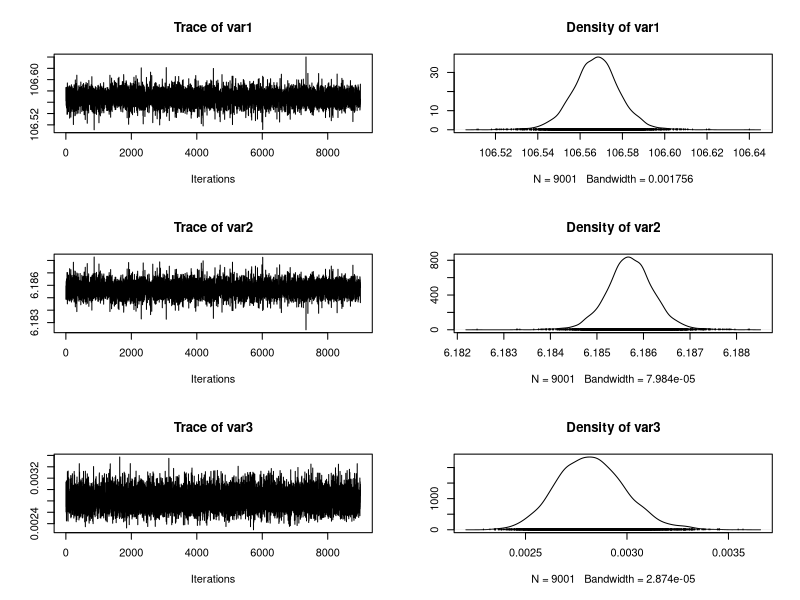

Write R code to recreate this figure.
# Data
ni = 30 # nombres de lignes (rats)
nj = 5 # nombres de colonnes (jours)

y = structure(c(151, 145, 147, 155, 135, 159, 141, 159, 177, 134, 160, 143, 154, 171, 163, 160, 
                142, 156, 157, 152, 154, 139, 146, 157, 132, 160, 169, 157, 137, 153, 199, 199, 
                214, 200, 188, 210, 189, 201, 236, 182, 208, 188, 200, 221, 216, 207, 187, 203, 
                212, 203, 205, 190, 191, 211, 185, 207, 216, 205, 180, 200, 246, 249, 263, 237, 
                230, 252, 231, 248, 285, 220, 261, 220, 244, 270, 242, 248, 234, 243, 259, 246, 
                253, 225, 229, 250, 237, 257, 261, 248, 219, 244, 283, 293, 312, 272, 280, 298, 
                275, 297, 350, 260, 313, 273, 289, 326, 281, 288, 280, 283, 307, 286, 298, 267, 
                272, 285, 286, 303, 295, 289, 258, 286, 320, 354, 328, 297, 323, 331, 305, 338, 
                376, 296, 352, 314, 325, 358, 312, 324, 316, 317, 336, 321, 334, 302, 302, 323, 
                331, 345, 333, 316, 291, 324), 
              .Dim = c(ni, nj))

colnames(y) = c("Jour 8", "Jour 15", "Jour 22", "Jour 29", "Jour 36")

x = c(8.0, 15.0, 22.0, 29.0, 36.0)
xbar = 22.0

Gibbs = function(nchain, data){
  
  ni = nrow(data)
  nj = ncol(data)
  
  x = c(8.0, 15.0, 22.0, 29.0, 36.0)
  xbar = 22.0
  
  # État initial suggéré par les auteurs
  alpha = c(250, 250, 250, 250, 250, 250, 250, 250, 250, 250, 250, 250, 250, 250, 250, 250, 
            250, 250, 250, 250, 250, 250, 250, 250, 250, 250, 250, 250, 250, 250)
  beta = c(6, 6, 6, 6, 6, 6, 6, 6, 6, 6, 6, 6, 6, 6, 6, 6, 6, 6, 6, 6, 6, 6, 6, 6, 6, 6, 6, 6, 
           6, 6)
  alpha.c = 150
  beta.c = 10
  sigma.c = 1
  alpha.sigma = 1
  beta.sigma = 1
  
  alpha0 = alpha.c - xbar * beta.c
  
  init = c(alpha0, alpha.c, beta.c, alpha.sigma, beta.sigma, sigma.c, alpha, beta)
  
  # Début de la chaîne
  chain = matrix(NA, nchain + 1, 66)
  chain[1,] = init
  for (k in 1:nchain){
    # Mise à jour de alpha.c
    mean = (1000**2 * sum(alpha))/(alpha.sigma**2 + ni * 1000**2)
    sd = (1000**2 * alpha.sigma**2)/(alpha.sigma**2 + ni * 1000**2)
    
    alpha.c = rnorm(1, mean, sd)
    
    # Mise à jour de beta.c
    mean = (1000**2 * sum(beta))/(beta.sigma**2 + ni * 1000**2)
    sd = (1000**2 * beta.sigma**2)/(beta.sigma**2 + ni * 1000**2)
    
    beta.c = rnorm(1, mean, sd)
    
    # Mise à jour de alpha.sigma
    a = 0.001 + ni / 2
    b = (2 * 0.001 + sum((alpha - alpha.c)**2))/2
    
    alpha.sigma = 1/sqrt(rgamma(1, a, 1/b))
    
    # Mise à jour de beta.sigma
    a = 0.001 + ni / 2
    b = (2 * 0.001 + sum((beta - beta.c)**2))/2
      
    beta.sigma = 1/sqrt(rgamma(1, a, 1/b))
      
    # Mise à jour de sigma.c
    a = 0.001 + ni * nj / 2
    tot = 0
    for (i in 1:ni){
      for (j in 1:nj){
        s = (data[i,j] - alpha[i] - beta[i]*(x[j] - xbar))**2
        tot = tot + s
      }
    }
    b = (2 * 0.001 + tot)/2
    
    sigma.c = 1/sqrt(rgamma(1, a, 1/b))
    
    # Mise à jour de alpha
    for (i in 1:ni){
      mean = (alpha.c * sigma.c**2 + alpha.sigma**2 * sum(data[i,] - beta[i]*(x - xbar))) / 
        (sigma.c**2 + nj * alpha.sigma**2)
      sd = (alpha.sigma**2 * sigma.c**2) / (sigma.c**2 + nj * alpha.sigma**2)
        
      alpha[i] = rnorm(1, mean, sd)
    }
    
    # Mise à jour de beta
    for (i in 1:ni){
      mean = (beta.c * sigma.c**2 + beta.sigma**2 * sum((x - xbar) * (data[i,] - alpha[i]))) / 
        (sigma.c**2 + sum((x - xbar)**2) * beta.sigma**2)
      sd = (beta.sigma**2 * sigma.c**2) / (sigma.c**2 + sum((x - xbar)**2) * beta.sigma**2)
      
      beta[i] = rnorm(1, mean, sd)
    }
    
    # Mise à jour de alpha0
    alpha0 = alpha.c - xbar * beta.c
    
    # Mise à jour de la chaîne
    chain[k+1,] = c(alpha0, alpha.c, beta.c, alpha.sigma, beta.sigma, sigma.c, alpha, beta)
  }
  return(chain)
}

# 
chain = Gibbs(10**4, y)

library(coda)
burnin = 1:1000
plot(mcmc(chain[-burnin,])[,c(1,3,6)])

s = summary(mcmc(chain[-burnin,]))$statistics[c(1,3,6),]

y2 = matrix(NA, ni, nj)
for(i in 1:ni){
  for (j in 1:nj){
    y2[i,j] = rnorm(1, mean(chain[,i+6]) + mean(chain[,i+36]) * (x[j] - xbar), 
                    mean(chain[,6])**2)
  }
}
